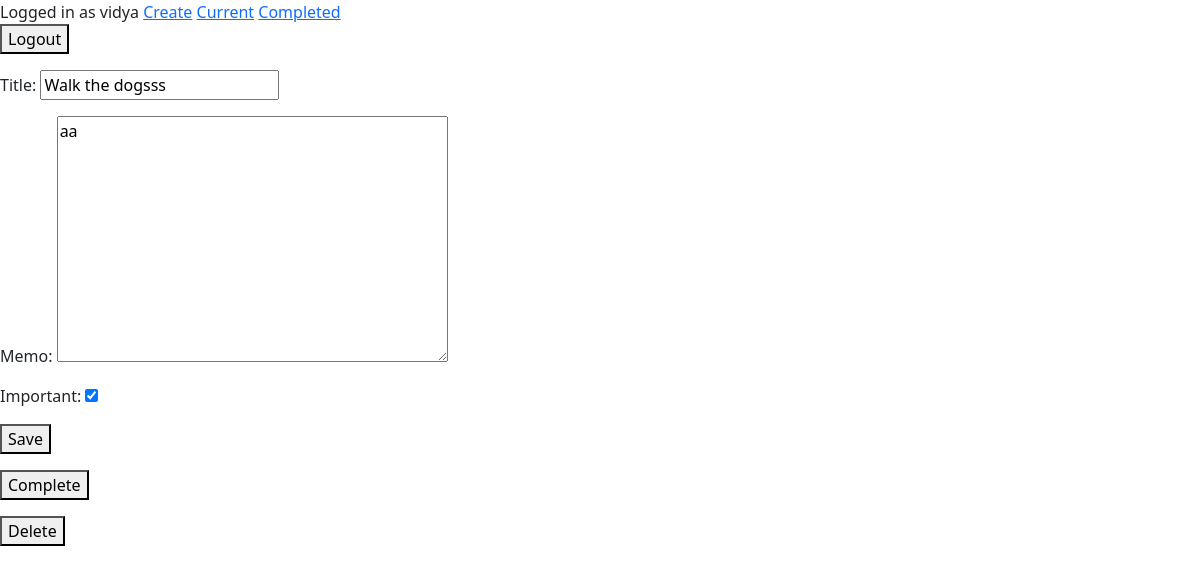
/todo/1 (signed in), run on the app's committed database.
### todo/models.py (models this page shows, shortened)
class Todo(models.Model):
    title=models.CharField(max_length=100)
    memo=models.TextField(blank=True)
    created=models.DateTimeField(auto_now_add=True)
    datecompleted=models.DateTimeField(null=True,blank=True)
    important=models.BooleanField(default=False)
    user=models.ForeignKey(User,on_delete=models.CASCADE)

### todo/views.py (the view)
# urls.py: path('todo/<int:todo_pk>', views.viewtodo, name='viewtodo'),
@login_required
def viewtodo(request,todo_pk):
    todo=get_object_or_404(Todo,pk=todo_pk,user=request.user)
    if request.method=='GET':
        form=TodoForm(instance=todo)
        return render(request,'todo/viewtodo.html',{'todo':todo,'form':form})
    else:
        form=TodoForm(request.POST,instance=todo)
        form.save()
        return redirect('currenttodos')

### todo/forms.py
class TodoForm(ModelForm):
    class Meta:
        model=Todo
        fields=['title','memo','important']

### todo/templates/todo/viewtodo.html (shortened to what this page needs)
{% extends 'todo/base.html' %}
{% block content%}
    <form method='POST'>
        {{ form.as_p }}
        <button type="Submit"> Save </button>
    </form>
    <form method='POST' action="{% url 'completetodo' todo.id %}">
        <button type="Submit"> Complete </button>
    </form>
    <form method='POST' action="{% url 'deletetodo' todo.id %}">
        <button type="Submit"> Delete </button>
    </form>
{% endblock %}

### todo/templates/todo/base.html (shortened to what this page needs)
<link href="https://cdn.jsdelivr.net/npm/bootstrap@5.0.0/dist/css/bootstrap.min.css" rel="stylesheet">
{% if user.is_authenticated %}
Logged in as {{ user.username }}
<a href="{% url 'createtodo' %}"> Create</a>
<a href="{% url 'currenttodos' %}"> Current</a>
<a href="{% url 'completedtodos' %}"> Completed</a>
<form action="{% url 'logoutuser' %}" method='POST'>
<button type="submit"> Logout </button>
</form>
{%else %}
<a href="{% url 'signupuser' %}"> Sign up</a>
<a href="{% url 'loginuser' %}"> Login</a>
{%endif %}
{% block content %}
{% endblock %}

### data on the page
Todo: title "Walk the dogsss", memo "aa", important "☑"

### other printed values
{{ user.username }} "vidya"
